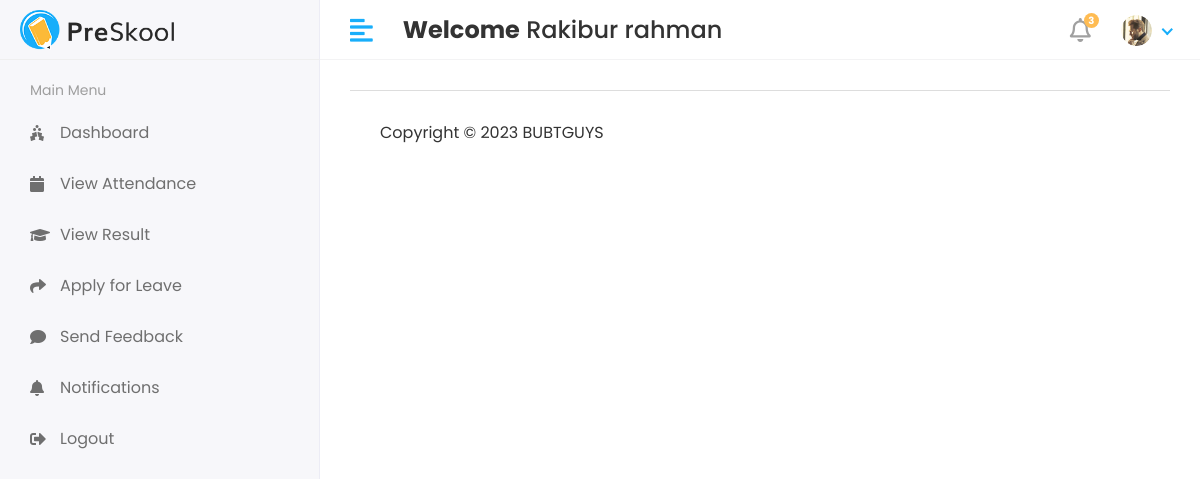
The app's page /base/ (signed in) with its own data.
### app/models.py (models this page shows)
class CustomUser(AbstractUser):
    USER=(
        (1,'Admin'),
        (2, 'Staff'),
        (3, 'Student'),
    )
    user_type=models.CharField(choices=USER,max_length=50,default=1)
    profile_pic=models.ImageField(upload_to='media/profile_pic')

### ticket/views.py (the view)
# urls.py: path('base/',views.BASE,name='base'),
def BASE(request):
    return render(request,'base.html')

### templates/base.html (shortened to what this page needs)
<!DOCTYPE html>
<html lang="en">
{% load static %}
   <head>
      <link rel="stylesheet" href="{% static 'assets/plugins/bootstrap/css/bootstrap.min.css' %} ">
      <link rel="stylesheet" href="{% static 'assets/plugins/fontawesome/css/fontawesome.min.css' %}">
      <link rel="stylesheet" href="{% static 'assets/plugins/fontawesome/css/all.min.css' %}">
      <link rel="stylesheet" href="{% static 'assets/css/style.css' %}">
   </head>
   <body>
<div class="main-wrapper">
   {% include 'includes/header.html' %}
   {% include 'includes/sidebar.html' %}
<div class="page-wrapper">
    <div class="content container-fluid">
       {% include 'includes/footer.html' %}
    </div>
      </div>
   </body>
</html>

### templates/includes/header.html (shortened to what this page needs)
{% load static %}
    <div class="header">
            <div class="header-left">
               <a href="index.html" class="logo">
               <img src="{% static 'assets/img/logo.png' %}" alt="Logo">
               </a>
            </div>
            <a href="javascript:void(0);" id="toggle_btn">
            <i class="fas fa-align-left"></i>
            </a>
            <div class="top-nav-search mt-3">
               <h4><strong>Welcome</strong>&nbsp;<span>{{user.first_name}}&nbsp;{{ user.last_name }}</span></h4>
            </div>
            <ul class="nav user-menu">
               <li class="nav-item dropdown noti-dropdown">
                  <a href="#" class="dropdown-toggle nav-link" data-toggle="dropdown">
                  <i class="far fa-bell"></i> <span class="badge badge-pill">3</span>
                  </a>
               </li>
               <li class="nav-item dropdown has-arrow">
                  <a href="#" class="dropdown-toggle nav-link" data-toggle="dropdown">
                  <span class="user-img"><img class="rounded-circle" src="/{{user.profile_pic}}" width="31" alt="Ryan Taylor"></span>
                  </a>
               </li>
            </ul>
    </div>

### static/assets/css/style.css (style rules this page uses)
html { height: 100%; }
body { background-color: #fff; color: #333; font-family: 'Poppins', sans-serif; font-size: 1rem; height: 100%; line-height: 1.5; overflow-x: hidden; }
h1, h2, h3, h4, h5, h6 { font-family: 'Poppins', sans-serif; margin-top: 0; }
a { color: #009ce7; }
input, button, a { transition: all 0.4s ease; -moz-transition: all 0.4s ease; -o-transition: all 0.4s ease; -ms-transition: all 0.4s ease; -webkit-transition: all 0.4s ease; }
ul, ol { padding: 0px; list-style: none; }
.header { background-color: #fff; border-bottom: 1px solid #f3f3f4; left: 0; position: fixed; right: 0; top: 0; z-index: 1001; height: 60px; }
.header .header-left { float: left; height: 60px; padding: 0 20px; position: relative; width: 320px; z-index: 1; transition: all 0.2s ease-in-out; background-color: #f7f7fa; border-bottom: 1px solid #efefef; border-right: 1px solid #ececf5; display: flex; align-items: center; }
.header .header-left .logo { display: inline-block; line-height: 60px; }
.header .header-left .logo img { max-height: 40px; width: auto; }
.header .dropdown-toggle:after { display: none; }
.header .has-arrow .dropdown-toggle:after { border-top: 0; border-left: 0; border-bottom: 2px solid #18aefa; border-right: 2px solid #18aefa; content: ''; height: 8px; display: inline-block; pointer-events: none; -webkit-transform-origin: 66% 66%; -ms-transform-origin: 66% 66%; transform-origin: 66% 66%; -webkit-transform: rotate(45deg); -ms-transform: rotate(45deg); transform: rotate(45deg); -webkit-transition: all 0.15s ease-in-out; transition: all 0.15s ease-in-out; width: 8px; vertical-align: 0px; }
.user-menu { float: right; margin: 0; position: relative; z-index: 99; padding-right: 15px; }
.user-menu.nav > li > a { color: #a0a0a0; font-size: 14px; line-height: 58px; padding: 0 15px; height: 60px; }
.user-img { margin-right: 3px; position: relative; }
.top-nav-search { float: left; margin-left: 15px; }
.main-wrapper { width: 100%; height: 100vh; min-height: 100vh; }
.page-wrapper { margin-left: 320px; padding-top: 60px; position: relative; transition: all 0.4s ease; }
.page-wrapper > .content { padding: 1.875rem 1.875rem 0; }
.user-menu.nav > li > a .badge { background-color: #FFBC53; display: block; font-size: 10px; font-weight: bold; height: 15px; width: 15px; position: absolute; right: 7px; top: 13px; color: #fff; padding: 3px; }
.user-menu.nav > li > a > i { font-size: 1.5rem; line-height: 60px; }
@media (min-width: 992px) { #toggle_btn { align-items: center; color: #18aefa; display: inline-flex; float: left; font-size: 26px; height: 60px; justify-content: center; margin-left: 15px; padding: 0 15px; } }

### records on screen
CustomUser: first_name "Rakibur", last_name "rahman", profile_pic (picture)
